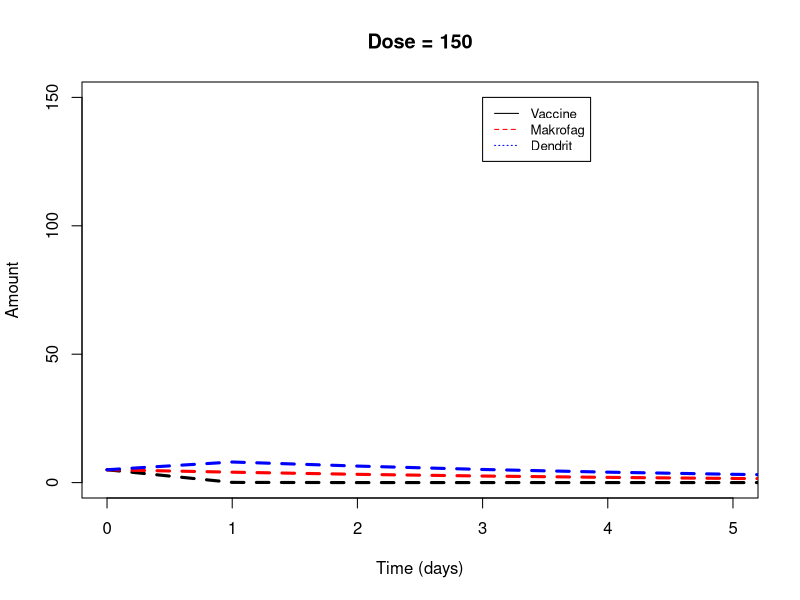
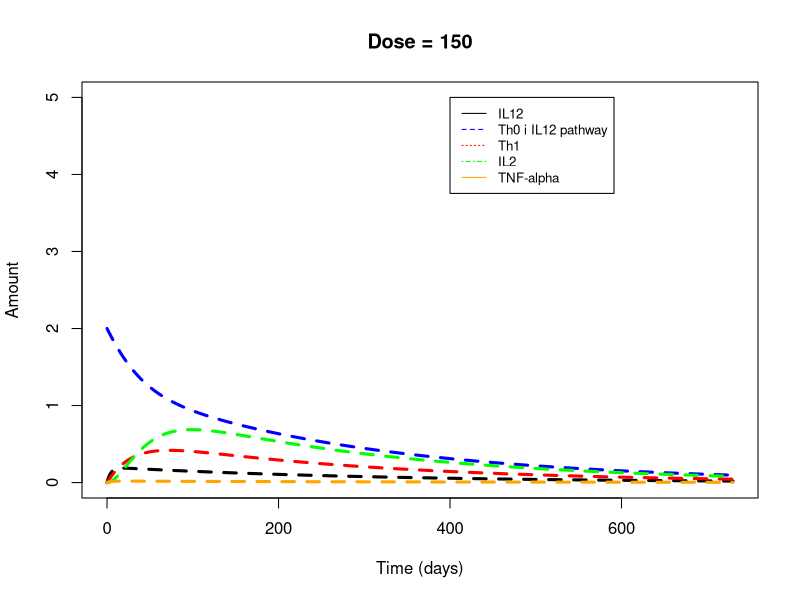
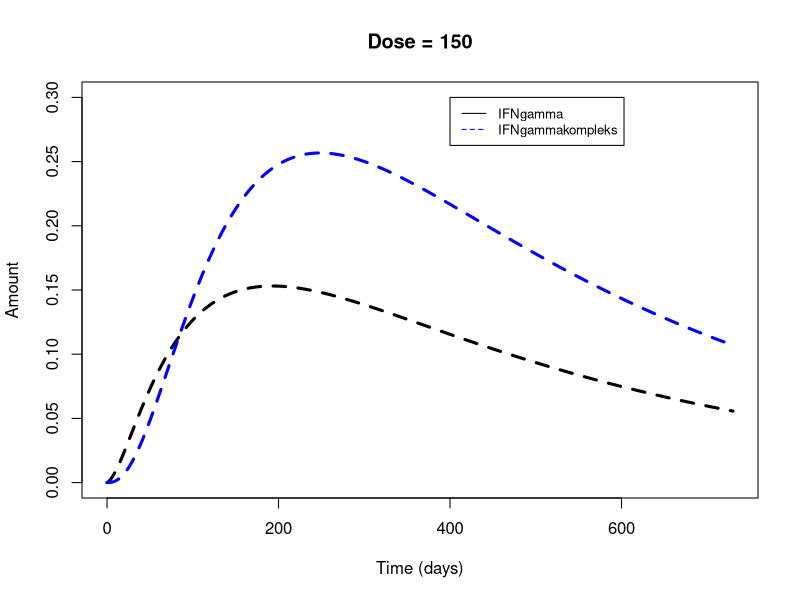
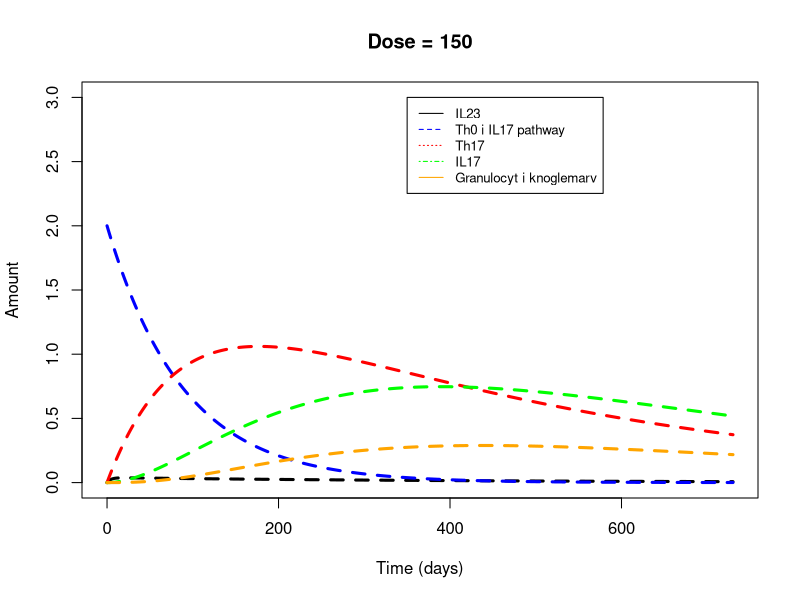

Recreate these plots in R, in order.
# TB model in R

rm(list=ls())

# get the ODE solver
library(deSolve)


# make the function of the system
model = function (current_timepoint, state_values, parameters)
{
  # create state variables (local variables)
  Vaccine = state_values [1]       
  Makrofag = state_values [2]
  IL12 = state_values [3]
  Th0_IL12 = state_values [4]
  Th0_IL17 = state_values [5]
  Th1 = state_values [6]
  IL2 = state_values [7]
  IFNg = state_values [8]
  IFNgk = state_values [9]
  TNFa = state_values [10]
  Dendrit = state_values [11]
  IL23 = state_values [12]
  Th17 = state_values [13]
  IL17 = state_values [14]
  GranulotcytKnoglemarv = state_values[15]
  #kM = state_values[16]
  
  
 # stop = 
  
  with ( 
    as.list (parameters),     # variable names within parameters can be used 
    {
      
      
      Kv_m <- 5*(250-Vaccine0)/((250-Vaccine0)+1)-(250-Vaccine0)*0.02
      Kv_d <- 5*Vaccine0/(Vaccine0+1)-Vaccine0*0.02
      #Kv_Gk <- ifelse(- Vaccine*Kv_m - Vaccine*Kv_d - Vaccine*Kv_Gk < 0,Kv_Gk.value,0)
      
      dVaccine = - Vaccine*Kv_m - Vaccine*Kv_d #- Vaccine*Kv_Gk
      
      
      # = ifelse(Vaccine < 0.00, - Vaccine*Kv_m - Vaccine*Kv_d - Vaccine*Kv_Gk, 0)
      
      
      dMakrofag = Vaccine*(Kv_m) + TNFa * KTNFa_m + IFNgk * KIFNgk_m - Makrofag*sigma_m
      dIL12 = Makrofag * Km_IL12 - IL12 * KIL12_Th0 - IL12*sigma_IL12
      
      dTh0_IL12 = Makrofag * Km_Th0 + IL12 * KIL12_Th0 - Th0_IL12 * KTh0_Th1 + IL2 * KIL2_Th0  - Th0_IL12*sigma_Th0_IL12
      dTh1 = Th0_IL12 * KTh0_Th1 - Th1*sigma_Th1
      dIL2 = Th1 * KTh1_IL2 - IL2*sigma_IL2
      dIFNg = Th1 * KTh1_IFNg + Th17 * KTh17_IFNg + Th0_IL12 * KTh0_IL12_IFNg + IFNgk * KIFNgk_IFNg - IFNg * KIFNg_IFNgk + Th0_IL17 * KTh0_IL17_IFNg - IFNg*sigma_IFNg
      dIFNgk = - IFNgk * KIFNgk_IFNg + IFNg * KIFNg_IFNgk - IFNgk*sigma_IFNgk
      dTNFa = Makrofag * Km_TNFa - TNFa*sigma_TNFa
      
      dTh0_IL17 = IL23 * KIL23_Th0 - Th0_IL17 * KTh0_Th17 - Th0_IL17*sigma_Th0_IL17
      dDendrit = Vaccine*Kv_d - Dendrit*sigma_d
      dIL23 = Dendrit * Kd_IL23 - IL23*sigma_IL23
      dTh17 = Th0_IL17 * KTh0_Th17 - Th17*sigma_Th17
      dIL17 = Th17 * KTh17_IL17 - IL17*sigma_IL17
      dGranulocytKnoglemarv =  Vaccine*Kv_Gk + IL17 * KIL17_Gk - GranulotcytKnoglemarv*sigma_Gk 
      
      # combine results
      results = c(dVaccine, dMakrofag, dIL12, dTh0_IL12, dTh0_IL17, dTh1, dIL2, dIFNg, dIFNgk, dTNFa, dDendrit,
                  dIL23, dTh17, dIL17, dGranulocytKnoglemarv)
      list (results)
    }
  )
}


# 0.00000041 på 5 dag
 # 0.00000041
# parameters

KTh0_IL17_IFNg.value <- 0.00009
KTh0_IL12_IFNg.value <- 0.00009
#Kv_m.value <- 0.02
#Kv_d.value <- 0.000003
Kv_Gk.value <- 0.00009 # Ændre denne værdi for dose elimination
KTNFa_m.value <- 0.00009
KIFNgk_m.value <- 0.00009
Km_IL12.value <- 0.009
KIL12_Th0.value <- 0.0009 
Km_Th0.value <- 0.00009
KTh0_Th1.value <- 0.009 
KTh0_Th17.value <- 0.009
KIL23_Th0.value <- 0.00009 
KIL2_Th0.value <- 0.009 
KTh1_IL2.value <- 0.09
KIFNgk_IFNg.value <- 0.00009 
KTh0_IFNg.value <- .00009 
KTh1_IFNg.value <- .00009
KTh17_IFNg.value <- .009
KIFNg_IFNgk.value <- .04
Km_TNFa.value <- .0009
Kd_IL23.value <- 0.0009
KTh17_IL17.value <- .005
KIL17_Gk.value <- .009
sigma_m.value <- 0.23
sigma_IL12.value <- 0.0023
sigma_Th0_IL12.value <- 0.0023
sigma_Th0_IL17.value <- 0.0023
sigma_Th1.value <- 0.023 #0.8
sigma_IL2.value <- 0.053
sigma_IFNg.value <- 0.023
sigma_IFNgk.value <- 0.023
sigma_TNFa.value <- 0.0023
sigma_d.value <- 0.23
sigma_IL23.value <- 0.0023
sigma_Th17.value <- 0.0023
sigma_IL17.value <- 0.0053
sigma_Gk.value <- 0.023

parameter.list <- c(KTh0_IL17_IFNg = KTh0_IL17_IFNg.value, Kv_Gk = Kv_Gk.value, KTNFa_m = KTNFa_m.value, 
                    KIFNgk_m = KIFNgk_m.value,Km_IL12 = Km_IL12.value, KIL12_Th0 = KIL12_Th0.value,Km_Th0 = Km_Th0.value, 
                    KTh0_Th1 = KTh0_Th1.value, KTh0_Th17 = KTh0_Th17.value, KIL23_Th0 = KIL23_Th0.value,
                    KIL2_Th0 = KIL2_Th0.value, KTh1_IL2 = KTh1_IL2.value, KIFNgk_IFNg = KIFNgk_IFNg.value, 
                    KTh0_IL12_IFNg = KTh0_IL12_IFNg.value, KTh1_IFNg = KTh1_IFNg.value, KTh17_IFNg = KTh17_IFNg.value, 
                    KIFNg_IFNgk = KIFNg_IFNgk.value, Km_TNFa = Km_TNFa.value, Kd_IL23 = Kd_IL23.value, 
                    KTh17_IL17 = KTh17_IL17.value, KIL17_Gk = KIL17_Gk.value, sigma_m = sigma_m.value,
                    sigma_IL12 = sigma_IL12.value, sigma_Th0_IL12 = sigma_Th0_IL12.value, sigma_Th1 = sigma_Th1.value,
                    sigma_IL2 = sigma_IL2.value, sigma_IFNg = sigma_IFNg.value, sigma_IFNgk = sigma_IFNgk.value,
                    sigma_TNFa = sigma_TNFa.value, sigma_d = sigma_d.value, sigma_IL23 = sigma_IL23.value,
                    sigma_Th17 = sigma_Th17.value, sigma_IL17 = sigma_IL17.value, sigma_Gk = sigma_Gk.value,sigma_Th0_IL17 = sigma_Th0_IL17.value)

# initial values
Vaccine0 = 5
Makrofag0 = 5
IL120 = 0
Th0_IL12_0 = 2
Th0_IL17_0 = 2
Th10 = 0
IL20 = 0
IFNg0 = 0
IFNgk0 = 0
TNFa0 = 0
Dendrit0 = 5
IL230 = 0
Th170 = 0
IL170 = 0
GranulotcytKnoglemarv0 = 0

initial.values <- c(Vaccine = Vaccine0, Makrofag = Makrofag0, IL12 = IL120, Th0_IL12 = Th0_IL12_0, Th0_IL17 = Th0_IL17_0, Th1 = Th10, IL2 = IL20, IFNg = IFNg0, 
                    IFNgk = IFNgk0, TNFa = TNFa0, Dendrit = Dendrit0, IL23 = IL230, Th17 = Th170, IL17 = IL170, 
                    GranulotcytKnoglemarv = GranulotcytKnoglemarv0)

# Output timepoints
time.points <- seq(0,2*365,by=1)

# simulate the epidemic
output <- ode(y=initial.values,times = time.points,func = model, parms = parameter.list)

# Plot the result 

# For at se mange decimaler kan den kommando nedenunder bruges. 
# Hvortil der ses, at vaccinen assymptotisk nærmer sig 0, 
# selvom den svinger mellem negative og positive værdier

#options("scipen"=100, "digits"=4) 

# Plot af vaccine, makrofag og dendrit
plot(Vaccine~time,data=output,type='l',lwd=3,lty=2,col='black',ylim=c(0,150),xlim=c(0,5),ylab='Amount',xlab='Time (days)')
lines(Makrofag~time,data=output,type='l',lwd=3,lty=2,col='red',ylim=c(0,150),xlim=c(0,5),ylab='Amount',xlab='Time (days)')
lines(Dendrit~time,data=output,type='l',lwd=3,lty=2,col='blue',ylim=c(0,150),xlim=c(0,5),ylab='Amount',xlab='Time (days)')
legend(3, 150, legend=c("Vaccine", "Makrofag","Dendrit"),
       col=c("black", "red","blue"), lty=1:4, cex=0.8)
title("Dose = 150")


# Plots af IL12 pathway
plot(IL12~time,data=output,type='l',lwd=3,lty=2,col='black',ylim=c(0,5),xlim=c(0,2*365),ylab='Amount',xlab='Time (days)')
lines(Th0_IL12~time,data=output,type='l',lwd=3,lty=2,col='blue',ylim=c(0,2),xlim=c(0,2*365),ylab='Amount',xlab='Time (days)')
lines(Th1~time,data=output,type='l',lwd=3,lty=2,col='red',ylim=c(0,0.1),ylab='Amount',xlab='Time (days)')
lines(IL2~time,data=output,type='l',lwd=3,lty=2,col='green',ylim=c(0,0.0005),ylab='Amount',xlab='Time (days)')
lines(TNFa~time,data=output,type='l',lwd=3,lty=2,col='orange',ylim=c(0,0.6),ylab='Amount',xlab='Time (days)')
legend(400, 5, legend=c("IL12", "Th0 i IL12 pathway","Th1","IL2","TNF-alpha"),
       col=c("black", "blue","red","green","orange"), lty=1:4, cex=0.8)
title("Dose = 150")


plot(IFNg~time,data=output,type='l',lwd=3,lty=2,col='black',ylim=c(0,0.3),ylab='Amount',xlab='Time (days)')
lines(IFNgk~time,data=output,type='l',lwd=3,lty=2,col='blue',ylim=c(0,0.3),ylab='Amount',xlab='Time (days)')
legend(400, 0.30, legend=c("IFNgamma", "IFNgammakompleks"),
       col=c("black", "blue"), lty=1:4, cex=0.8)
title("Dose = 150")


# Plot af IL17
plot(IL23~time,data=output,type='l',lwd=3,lty=2,col='black',ylim=c(0,3),ylab='Amount',xlab='Time (days)')
lines(Th0_IL17~time,data=output,type='l',lwd=3,lty=2,col='blue',ylim=c(0,3),ylab='Amount',xlab='Time (days)')
lines(Th17~time,data=output,type='l',lwd=3,lty=2,col='red',ylim=c(0,0.1),ylab='Amount',xlab='Time (days)')
lines(IL17~time,data=output,type='l',lwd=3,lty=2,col='green',ylim=c(0,0.001),ylab='Amount',xlab='Time (days)')
lines(GranulotcytKnoglemarv~time,data=output,type='l',lwd=3,lty=2,col='orange',ylim=c(0,0.001),ylab='Amount',xlab='Time (days)')
legend(350, 3, legend=c("IL23", "Th0 i IL17 pathway","Th17","IL17","Granulocyt i knoglemarv"),
       col=c("black", "blue","red","green","orange"), lty=1:4, cex=0.8)
title("Dose = 150")



# Undersøger nu dendritter mod makrofager, samt infgamma for doserne 0.2,50,100,200,250

#SimulatedDataDose100 <- as.data.frame(output)
#DendritDose100 <- SimulatedDataDose100$Dendrit
#IFNgDose100 <- SimulatedDataDose100$IFNg
#MakrofagDose100 <- SimulatedDataDose100$Makrofag
#Time <- SimulatedDataDose100$time

#Data100 <- matrix(c(Time,DendritDose100,IFNgDose100,MakrofagDose100),nrow=length(MakrofagDose100))
#write.csv(Data100,file = "Data50")



# Herfra loades data, hvis de ønskes at blive undersøgt

#DATA <- read.table("DataUdenHuller.csv", header=TRUE, sep=";", as.is=TRUE)
#VaccineDATA = as.numeric(gsub(",", ".", gsub("\\.", "", DATA$H56.vacc..Dose)))
#RestimulerendeVaccineData = as.numeric(gsub(",", ".", gsub("\\.", "", DATA$H56.restim..ug.ml.)))
#IL17DATA = as.numeric(gsub(",", ".", gsub("\\.", "", DATA$mean...IL.17)))
#INFgDATA = as.numeric(gsub(",", ".", gsub("\\.", "", DATA$mean...IFNg)))
#IL2DATA= as.numeric(gsub(",", ".", gsub("\\.", "", DATA$mean...IL.2)))
#INFaDATA= as.numeric(gsub(",", ".", gsub("\\.", "", DATA$mean...TNFa)))
#plot(VaccineDATA,IL17DATA,xlim=c(0,50))
#plot(RestimulerendeVaccineData,IL17DATA,xlim=c(0,100))
#CelleData <- read.table("Celler.csv", header=TRUE, sep=";", as.is=TRUE)
#plot(CelleData$Time..days,CelleData$Response..SFU.mill.splenocytes.)
#dose0CelleData <- CelleData[1:45,c('Time..days.','Response..SFU.mill.splenocytes.')]
#dose01CelleData <- CelleData[46:90,c('Time..days.','Response..SFU.mill.splenocytes.')]
#plot(dose01CelleData$Time..days,dose01CelleData$Response..SFU.mill.splenocytes.)
